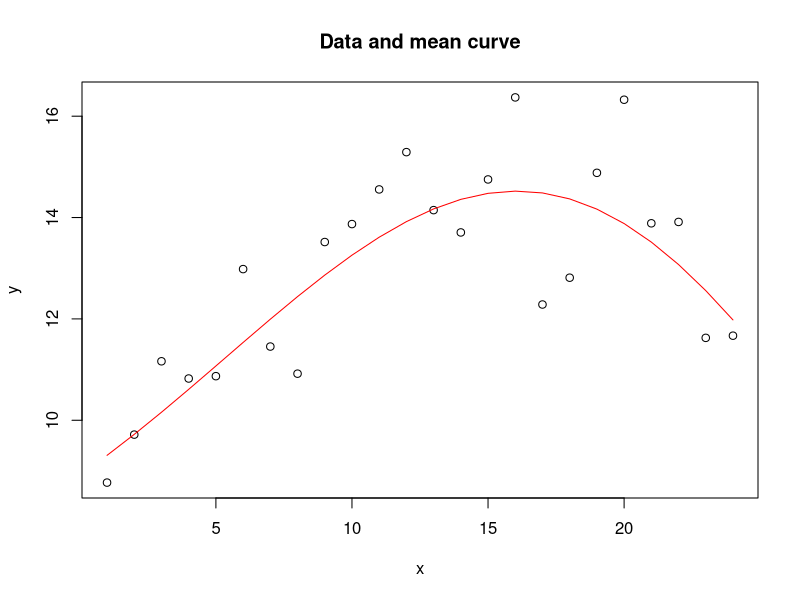
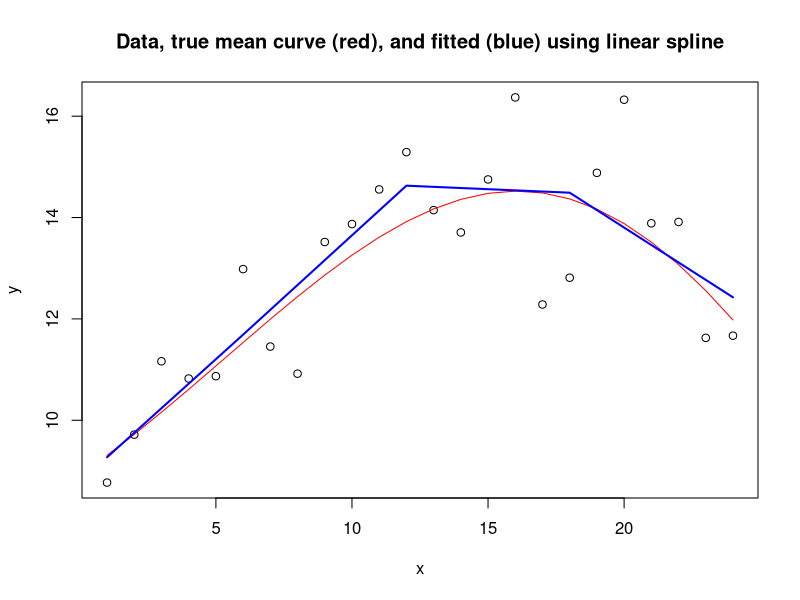
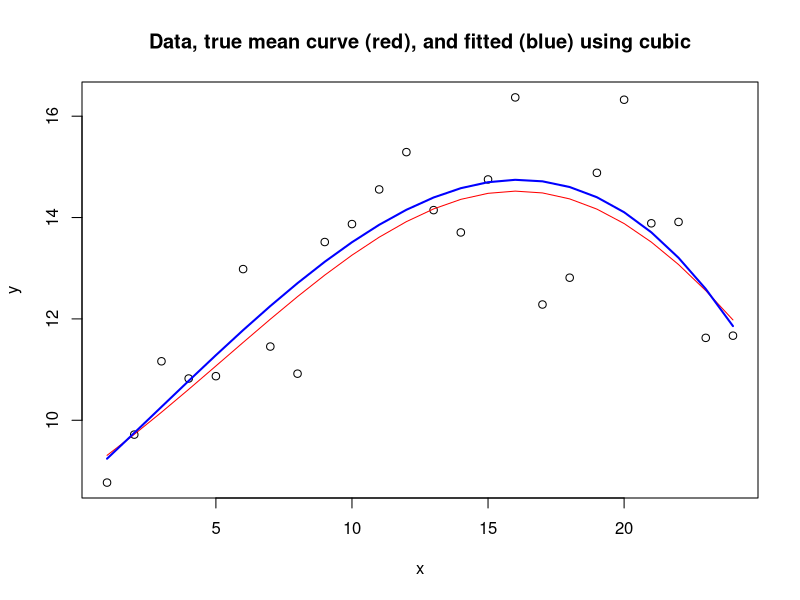
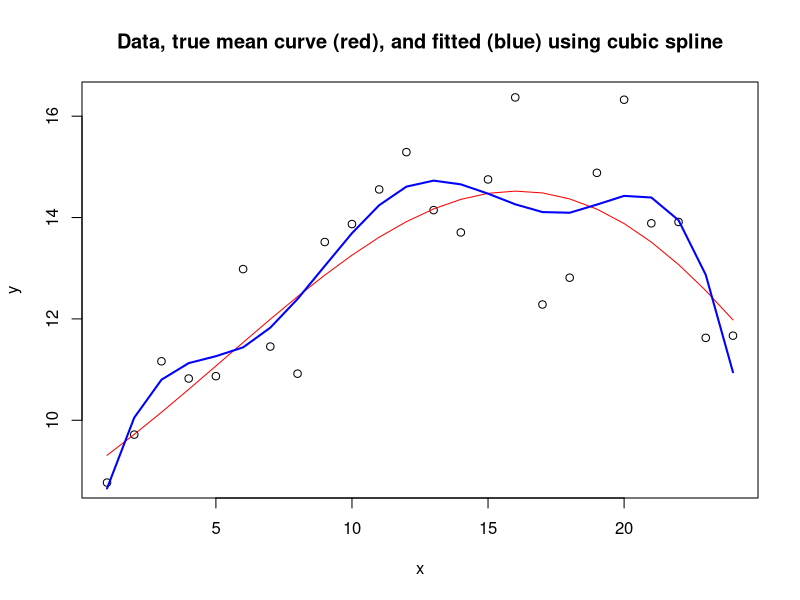
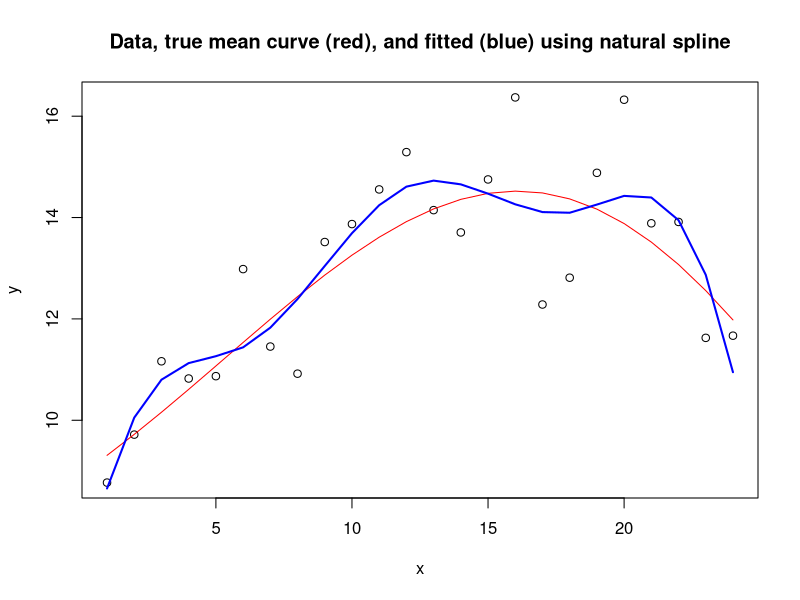
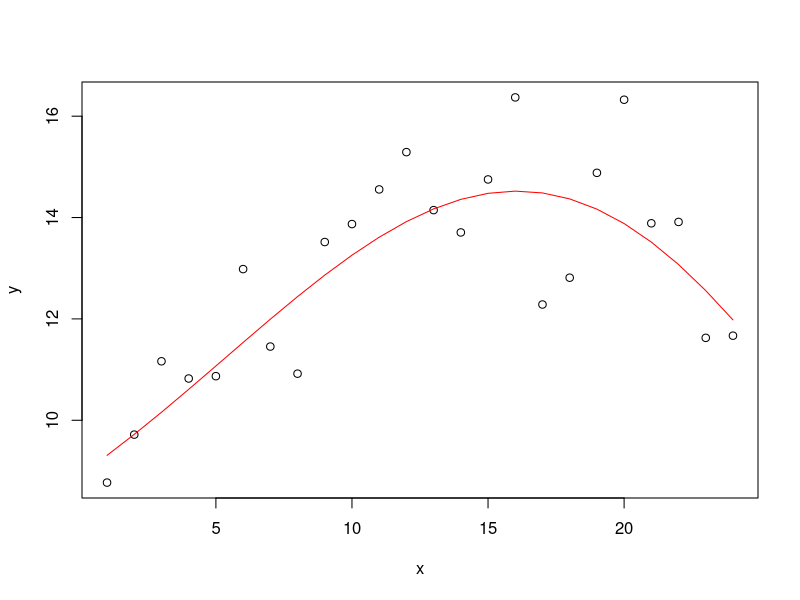
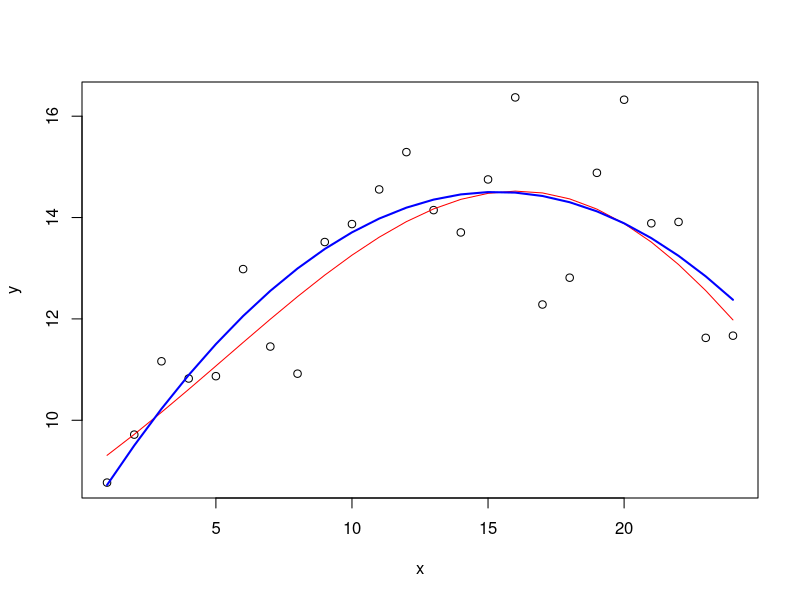
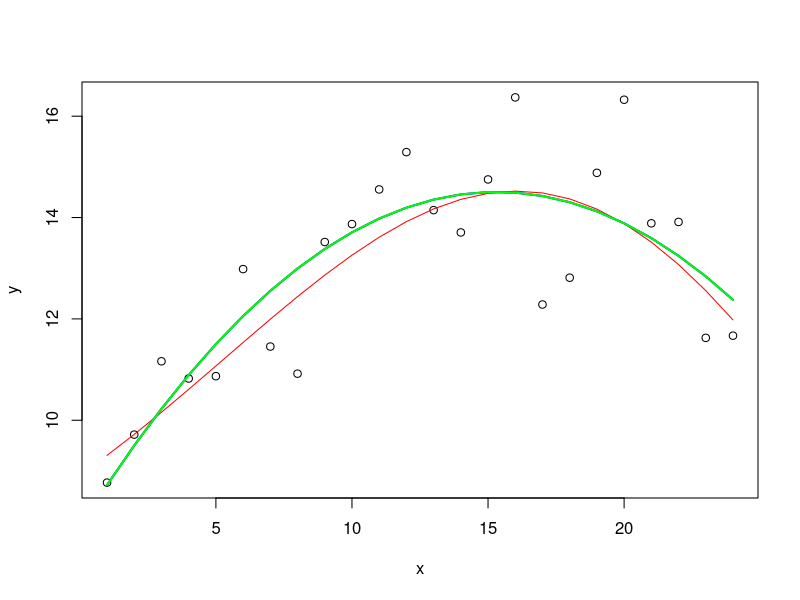

Here is the R script that generated these plots, in order:
#
# spline-tutorial.q
#
#----------------------------------------------------------------------
#
# PURPOSE:  demonstrate linear and cubic splines
#
# AUTHOR:  P. Heagerty
#
# DATE:  22 Jan 2010
#
#----------------------------------------------------------------------
#
# Introduction:  Regression splines provide one approach to 
#                allowing a regression model to capture functions/trends
#                in a predictor, X, while allowing *flexible* relationships
#                between X and the average response as a function of
#                the variable X, or E(Y|X).
#
# Purpose:       This code will show how simple linear splines can be
#                directly coded in R, and then how models can be fit 
#                and displayed in R.  The code will then show what
#                cubic spline models look like, and also show how to 
#                fit such a model and view the fitted curve.  Finally, 
#                comments are given that say what a "natural spline"
#                is in relation to a cubic spline, and suggest a way 
#                to use these splines in R.
#
#----------------------------------------------------------------------
#
##### If you want to run this code interactively then change the
##### following option:
#
go.pdf <- F
#
#----------------------------------------------------------------------
#
#####
#####  A regression relationship...
#####
#
##### Suppose we have a predictor that takes the values 1:24
#
x <- c(1:24)
#
##### Suppose we have an outcome variable that is predicted by
##### the variable X, but in some non-linear fashion:
#
mu <- 10 + 5 * sin( x * pi / 24 )  - 2 * cos( (x-6)*4/24 )
#
##### errors
#
set.seed(2010)
eee <- rnorm( length(mu) )
#
##### data
#
y <- mu + eee
#
##### Look at these data
#
if( go.pdf) pdf( file="TheData.pdf" )
plot( x, y )
lines( x, mu, col="red" )
title("Data and mean curve")
if( go.pdf ) graphics.off()
#
#----------------------------------------------------------------------
#
#####
#####  Linear Splines
#####
#
##### It's pretty clear that a line won't describe mu very well 
##### for these data.  (try it!)
#####
##### An alternative is to assume a PIECEWISE LINEAR function.  Here's
##### how you'd do it, and you'll see what it looks like.
#####
##### First -- decide on some (small number) of knot locations.  These
##### are places where you will allow the line to change direction and
##### track a new line.  How to pick these is worth discussion, but for
##### this example I will use the equally spaced values (6, 12, 18).
#####
##### Q: What is the form of a linear spline model?  
#####
##### ANSWER:
#####
#####      mean = b0 + b1 * X + 
#####                  b2 *[ (X-6)^+ ] + 
#####                  b3 * [ (X-12)^+ ] + 
#####                  b4 * [ (X-18)^+ ]
#####
#####  Here we define (X-k)^+ = max( 0, X-k ) -- this simply measures the
#####  the distance from the point X=k "on the right side of k" and is 
#####  set to 0 for any value of X below the knot location, k.  You'll
#####  see the result in the code below.
#####
##### Q:  What does this model do?
#####
##### ANSWER:  It allows the mean curve to be linear at any position of X, 
#####          while the slope is actually changed as the curve moves past
#####          a knot.  For example, this model implies:
#####         
#####          Slope of curve at X=3 equals:   b1
#####          Slope of curve at X=9 equals:   b1 + b2
#####          Slope of curve at X=15 equals:  b1 + b2 + b3
#####          Slope of curve at X=21 equals:  b1 + b2 + b3 + b4
#####
##### Let's fit this model and look at this result!
#####
##### First, define some new predictors:
#####
#
x6 <- ( x - 6 )
x6[ x6<0 ] <- 0
#
x12 <- ( x - 12 )
x12[ x12<0 ] <- 0
#
x18 <- ( x - 18 )
x18[ x18<0 ] <- 0
#
##### Let's look at these new predictors:
#
print( cbind( x, x6, x12, x18 ) )
#
#####
##### Now we can fit the linear spline
#####
#
fit <- lm( y ~ x + x6 + x12 + x18 )
#
##### Look at the fitted coefficients:
#
print( summary( fit ) )
#
##### Look at the fitted model:
#
fitted.mean <- predict( fit )
#
##### Plot it!
#
if( go.pdf) pdf( file="TheLinearSpline.pdf" )
plot( x, y )
lines( x, mu, col="red" )
lines( x, fitted.mean, col="blue", lwd=2 )
title("Data, true mean curve (red), and fitted (blue) using linear spline")
if( go.pdf ) graphics.off()
#
#####
##### Comments:  you can see that the linear spline allows a change at
#####            the position of the knots.  For these data there is almost
#####            no change that is used at X=6, and obvious changes at
#####            X=12 and X=18
#
#----------------------------------------------------------------------
#
#####
#####  Cubic Splines
#####
#
##### One way to allow a flexible fit is to use a polynomial model.  A cubic
##### model could be used.  Let's fit this and view it:
#####
#
x.squared <- x^2
x.cubed <- x^3
#
fit <- lm( y ~ x + x.squared + x.cubed )
#
print( summary( fit ) )
#
##### Look at the fitted model:
#
fitted.mean <- predict( fit )
#
##### Plot it!
#
if( go.pdf) pdf( file="TheCubicModel.pdf" )
plot( x, y )
lines( x, mu, col="red" )
lines( x, fitted.mean, col="blue", lwd=2 )
title("Data, true mean curve (red), and fitted (blue) using cubic")
if( go.pdf ) graphics.off()
#
#####
##### Comments: This fit seems "close" to the data, and is "smooth" meaning
#####           the curve is continuous, AND the derivative of the curve is
#####           also continuous -- so no sharp changes of direction like the
#####           linear spline.
#
##### CUBIC SPLINE:  like the linear spline we add specific functions to 
#####                increase the flexibility.
#
##### Q: What is the form of a CUBIC spline model?  
#####
##### ANSWER:
#####
#####      mean = b0 + b1 * X +
#####                  b2 * X^2 +
#####                  b3 * X^3 +
#####                  b4 *[ (X-6)^+ ]^3 + 
#####                  b5 * [ (X-12)^+ ]^3 + 
#####                  b6 * [ (X-18)^+ ]^3
#####
##### Note:  quite similar in spirit to the linear spline, but now we add
#####        additional cubic terms rather than additional linear terms.
#####        The resulting model permits more flexibility than the cubic
#####        polynomial model, and we'll see that clearly once we fit this
#####        model (maybe it is too flexible for these data?)
#
##### Define the cubic spline terms:
#
x6.cubed <- x6^3
x12.cubed <- x12^3
x18.cubed <- x18^3
#
##### Fit the model:
#
fit <- lm( y ~ x + x.squared + x.cubed + x6.cubed + x12.cubed + x18.cubed )
#
print( summary( fit ) )
#
##### Look at the fitted model:
#
fitted.mean <- predict( fit )
#
##### Plot it!
#
if( go.pdf) pdf( file="TheCubicSpline.pdf" )
plot( x, y )
lines( x, mu, col="red" )
lines( x, fitted.mean, col="blue", lwd=2 )
title("Data, true mean curve (red), and fitted (blue) using cubic spline")
if( go.pdf ) graphics.off()
#
#####
##### Comments: This fit also seems "close" to the data, and is smooth.
#####           However, unlike a cubic polynomial it allows a more flexible
#####           fit to the data.  It's not clear whether this additional 
#####           flexibility is really desirable since the fitted curve is
#####           clearly more variable than the underlying mean curve...
#####
#----------------------------------------------------------------------
#
#####
#####  Natural Splines
#####
#
#####  Briefly:  natural splines are another type of flexible 
#####            polynomial-based function that starts with a cubic
#####            spline, and then imposes the constraint that the function
#####            for the mean is to be linear (rather than cubic) beyond
#####            some boundary points -- usual the min and max of X.
#####
#####            Writing the form of the predictors used for this is 
#####            not simple.  Therefore, one usually relies on a 
#####            package = "splines"
#
#####  Example below...
#
library( splines )
#
fit <- lm( y ~ bs( x, knots=c(6,12,18) ) )
#
print( summary( fit ) )
#
##### Look at the fitted model:
#
fitted.mean <- predict( fit )
#
##### Plot it!
#
if( go.pdf) pdf( file="TheNaturalSpline.pdf" )
plot( x, y )
lines( x, mu, col="red" )
lines( x, fitted.mean, col="blue", lwd=2 )
title("Data, true mean curve (red), and fitted (blue) using natural spline")
if( go.pdf ) graphics.off()
#
#####
##### Comments: This fit also seems "close" to the data, and is smooth.
#####
#----------------------------------------------------------------------
##### Note:    If this "taste" of flexible curve fitting is interesting to you
#####          then you should consider taking 527 in the Spring!!!
#----------------------------------------------------------------------
#
# end-of-file...



rm(list=ls())
# COMPARING QUADRATIC POLYNOMIAL TO QUADRATIC SPLINE
##### Suppose we have a predictor that takes the values 1:24
#
x <- c(1:24)
#
##### Suppose we have an outcome variable that is predicted by
##### the variable X, but in some non-linear fashion:
#
mu <- 10 + 5 * sin( x * pi / 24 )  - 2 * cos( (x-6)*4/24 )
#
##### errors
#
set.seed(2010)
eee <- rnorm( length(mu) )
#
##### data
#
y <- mu + eee
#
##### Look at these data
#
plot( x, y )
lines( x, mu, col="red" )

# Create quadratic term and fit polynomial
x.squared <- x^2

fit <- lm( y ~ x + x.squared )
#
summary( fit )
#
pred1 <- predict( fit )
#
##### Plot it!
#
plot( x, y )
lines( x, mu, col="red" )
lines( x, pred1, col="blue", lwd=2 )
#

# Fit b-spline quadratic
fit2 <- lm( y ~ bs( x ,degree =2) )
#
summary( fit2 )
pred2 <- predict( fit2 )
#
##### Plot it!
#
plot( x, y )
lines( x, mu, col="red" )
lines( x, pred2, col="blue", lwd=2 )

lines( x, pred1, col="green", lwd=2 )
